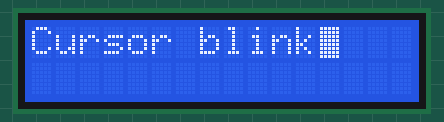
Simulated run of this sketch. Board: Arduino Uno, built with avr-gcc and run on an emulated ATmega328P. Parts: 16×2 character LCD.

Above: at 0.1 s.
At 2.1 s:
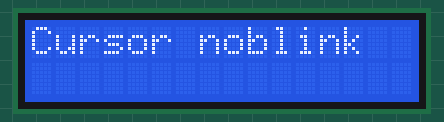
At 4.2 s:
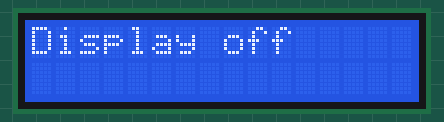
At 5.2 s:
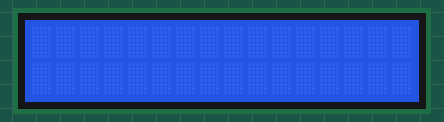
At 7.2 s:
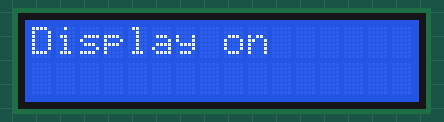

Measured:
- by itself, everything shown: repeats every 9.1 s, in 6 steps
- what the display in image 1 shows lasts 2.0 s, from 2.1 s to 4.1 s
- what the display in image 2 shows lasts 1.0 s, from 4.1 s to 5.1 s

The sketch:

0701_2_lcd_setCursor.ino
```cpp
#include <LiquidCrystal_I2C.h>
LiquidCrystal_I2C lcd(0x27,16,2); // 검색된 I2C주소와 lcd의 열, 행

void setup() {
  lcd.init(); // lcd 사용 시작
  lcd.backlight();
  /*
  lcd.setCursor(0,0);
  lcd.print("Hello World!");
  */
}

void loop() {
  /*
  lcd.setCursor(0,2);
  lcd.print(millis()/1000); // 1초마다 초로 출력해보기!
  */

  // 1. 커서를 깜빡거리기
  lcd.setCursor(0,0);
  lcd.print("Cursor blink");
  lcd.blink(); // 커서를 깜빡거리게 하는 함수
  delay(2000);
  // 2. 커서를 깜빡거리지 않게 하기
  lcd.clear(); // lcd 내용 지우기
  lcd.noBlink(); // 커서를 깜빡거리지 않게 하는 함수
  lcd.print("Cursor noblink");
  delay(2000);
  // 3. lcd 내용을 보이지 않게 하기
  lcd.clear();
  lcd.print("Display off");
  delay(1000);
  lcd.noDisplay(); // lcd display 보이지 않게 하는 함수
  // 4. lcd 내용 보이게 하기
  lcd.clear();
  delay(2000);
  lcd.print("Display on");
  lcd.display();  // lcd display 보이게 하는 함수
  delay(2000);
  lcd.clear();
}
```
